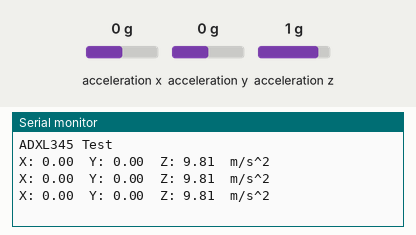
Bench run of a sketch on a simulated Arduino Uno, built with avr-gcc and run on an emulated ATmega328P. On the bench: the last lines printed to the serial monitor. The test bench sets the inputs (shaded band); at power-on: acceleration x 0 g, acceleration y 0 g, acceleration z 1 g.

Above: at 1.3 s.
1.4 s: acceleration x set to -1.4 g
At 1.9 s:
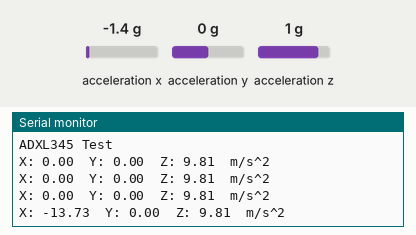
2.9 s: acceleration y set to -1.4 g
At 3.4 s:
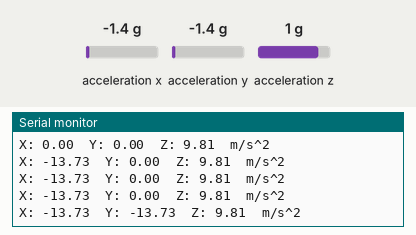
4.4 s: acceleration z set to -1.4 g
At 4.9 s:
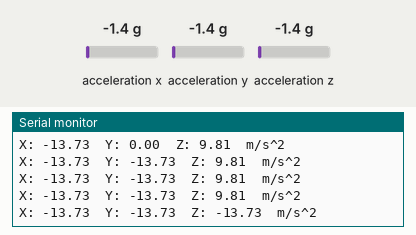

Measured:
- after the input at 1.4 s, the serial monitor: prints a new line after 0.11 s (image 1)
- after the input at 2.9 s, the serial monitor: prints a new line after 0.12 s (image 2)
- after the input at 4.4 s, the serial monitor: prints a new line after 0.12 s (image 3)

The sketch:

sketch_sep23a.ino
```cpp
#include <Wire.h>                                                                        //These include the libraries for the connection
#include <Adafruit_Sensor.h>
#include <Adafruit_ADXL345_U.h>

Adafruit_ADXL345_Unified accel = Adafruit_ADXL345_Unified(12345);                        // 12345 is the I2C address, you can change it if needed

void setup(void)                                                                          //The setup function is executed once when the Arduino starts. It initializes serial
                                                                                          //communication at a baud rate of 9600 and prints "ADXL345 Test" to the serial monitor.
{
  Serial.begin(9600);
  Serial.println("ADXL345 Test");

  if(!accel.begin())
  {
    Serial.println("Could not find a valid ADXL345 sensor, check wiring!");               //It then checks if the ADXL345 sensor is responding by calling the begin method on the accel object. If the sensor is not found, it prints an error message and enters an infinite loop.
    while(1);
  }
}

void loop(void)
{
  sensors_event_t event;
  accel.getEvent(&event);

  // Display the accelerometer data
  Serial.print("X: "); Serial.print(event.acceleration.x); Serial.print("  ");             //he accelerometer data (X, Y, and Z-axis acceleration) is then printed to the serial monitor along with the unit "m/s^2" (meters per second squared).
  Serial.print("Y: "); Serial.print(event.acceleration.y); Serial.print("  ");
  Serial.print("Z: "); Serial.print(event.acceleration.z); Serial.println("  m/s^2");

  delay(500);                                                                              // Delay for 0.5 seconds
}
```
